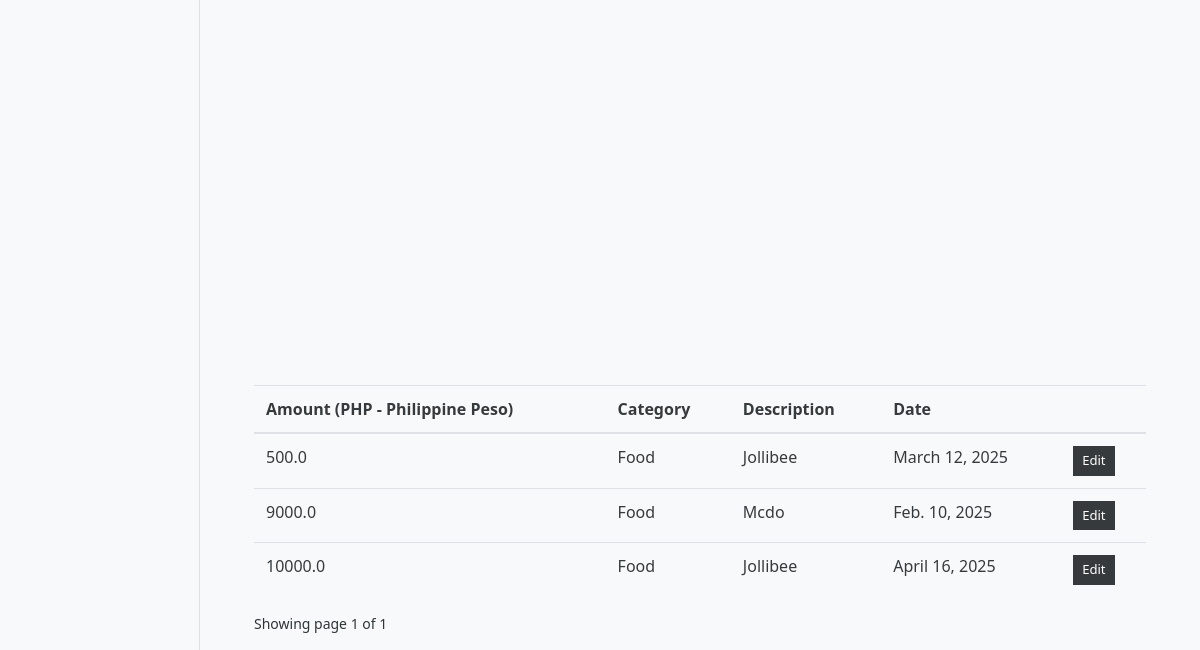
The app's page / (signed in, lower part), older data.
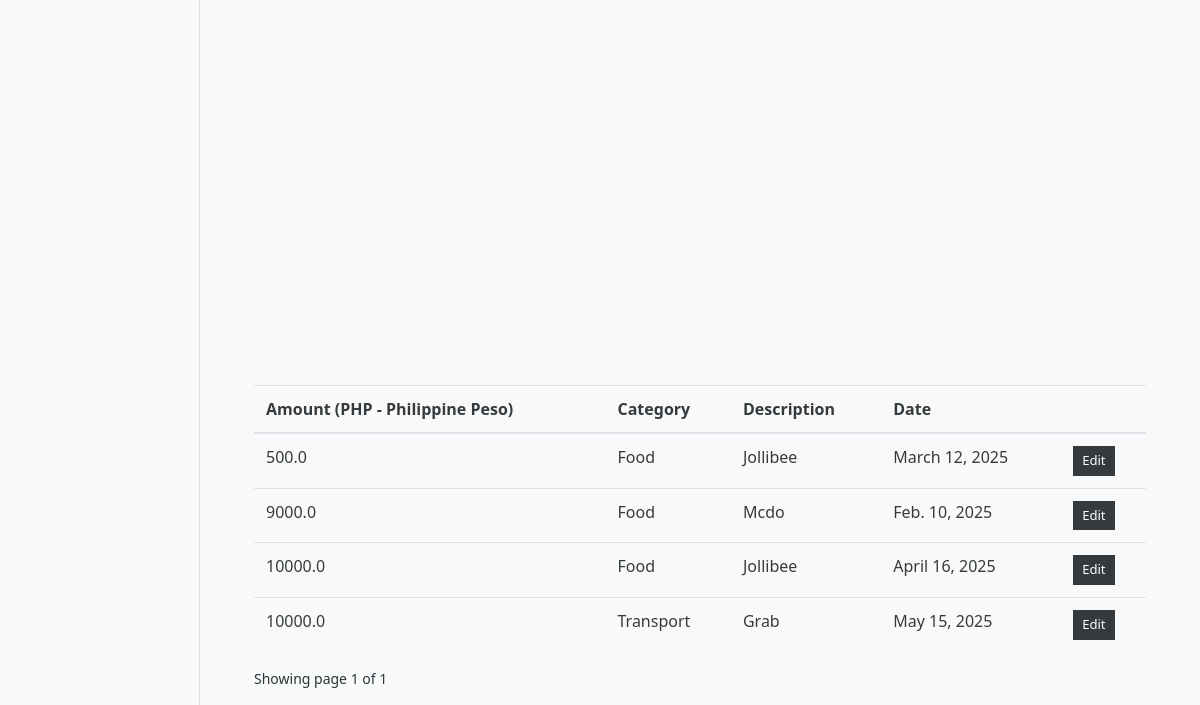
The same page, newer data.
### expenses/models.py (models this page shows, shortened)
class Expense(models.Model):
    amount = models.FloatField()
    date = models.DateField(default=now)
    description = models.TextField()
    owner = models.ForeignKey(to=User, on_delete=models.CASCADE)
    category = models.CharField(max_length=266)
    class Meta:
        ordering: ['-date']

### expenses/views.py (the view)
# urls.py: path('', views.index, name="expenses"),
@login_required(login_url='/authentication/login')
def index(request):
    categories = Category.objects.all()
    expenses = Expense.objects.filter(owner=request.user)
    paginator = Paginator(expenses, 5)
    page_number = request.GET.get('page')
    page_obj = paginator.get_page(page_number)
    try:
        currency = UserPreference.objects.get(user=request.user).currency
    except UserPreference.DoesNotExist:
        currency = "USD"
    context = {
        'categories': categories,
        'expenses': expenses,
        'page_obj': page_obj,
        'currency': currency,
    }
    return render(request, 'expenses/index.html', context)

### templates/expenses/index.html (shortened to what this page needs)
{% extends 'base.html' %}
{% load static %}
{% block content %}
<div class="container mt-4">
  <div class="container">
    {% include 'partials/_messages.html' %} {% if expenses.count %}
    <div class="row">
      <div class="col-md-4">
      </div>
    </div>
<div class="app-table">
  <table class="table table-stripped table-hover">
    <thead>
      <tr>
        <th>Amount ({{currency}})</th>
        <th>Category</th>
        <th>Description</th>
        <th>Date</th>
        <th></th>
      </tr>
    </thead>
    <tbody>
      {% for expense in page_obj%}
      <tr>
        <td>{{expense.amount}}</td>
        <td>{{expense.category}}</td>
        <td>{{expense.description}}</td>
        <td>{{expense.date}}</td>
        <td>
          <a
            href="{% url 'expense-edit' expense.id  %}"
            class="btn btn-secondary btn-sm"
            >Edit</a
          >
        </td>
      </tr>
      {% endfor %}
    </tbody>
  </table>
</div>
    <div class="pagination-container">
    <div class="">
      Showing page {{page_obj.number}} of {{ page_obj.paginator.num_pages }}
    </div>
    {% endif %}
  </div>
</div>
</div>
{% endblock content %}

Row changes from the older to the newer data that the page shows:
added Expense: amount "10000.0", category "Transport", description "Grab", date "May 15, 2025"
